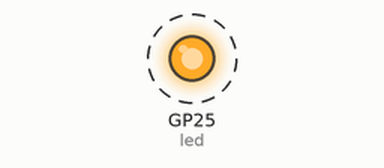
A program run on a simulated Raspberry Pi Pico running MicroPython. On the bench: output pins drawn as LEDs (lit = HIGH). Dashed ring = blinking. The clock reads 2024-03-15 10:24:30 at power-on unless the program sets it; library files of the repository ran but are not shown: ds1307.py; what the program prints to the serial console is not drawn.

Above: at 0.5 s.
Timing chart, 0 to 4.6 s (numbered marks = the images above):
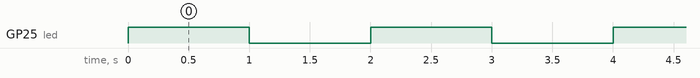

The program:

main.py
```python
from machine import I2C, Pin
import ds1307
import time

i2c = I2C(0, scl=Pin(9), sda=Pin(8), freq=400000)
ds = ds1307.DS1307(i2c)
led = Pin(25, Pin.OUT)

# now = (20231, 3, 7, 6, 22, 9, 0, 0)
# ds.datetime(now)
while True:
    led.value(1)
    time.sleep(1)
    print(ds.datetime())
    led.value(0)
    time.sleep(1)
```

Measured:
- by itself, GP25 (led): alternates HIGH for 1.0 s and LOW for 1.0 s
